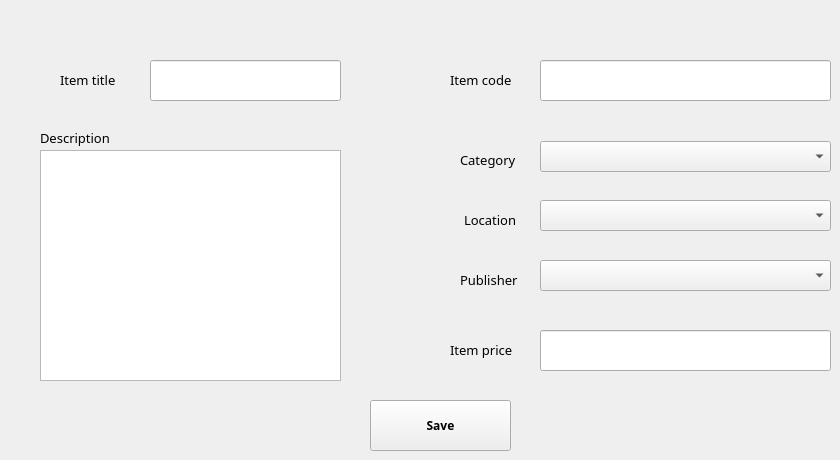
      <widget class="QWidget" name="tab_5">
       <attribute name="title">
        <string>Add new Item</string>
       </attribute>
       <widget class="QLineEdit" name="lineEdit_2">
        <property name="geometry">
         <rect>
          <x>150</x>
          <y>60</y>
          <width>191</width>
          <height>41</height>
         </rect>
        </property>
       </widget>
       <widget class="QLineEdit" name="lineEdit_3">
        <property name="geometry">
         <rect>
          <x>540</x>
          <y>60</y>
          <width>291</width>
          <height>41</height>
         </rect>
        </property>
       </widget>
       <widget class="QComboBox" name="comboBox_3">
        <property name="geometry">
         <rect>
          <x>540</x>
          <y>141</y>
          <width>291</width>
          <height>31</height>
         </rect>
        </property>
       </widget>
       <widget class="QComboBox" name="comboBox_4">
        <property name="geometry">
         <rect>
          <x>540</x>
          <y>200</y>
          <width>291</width>
          <height>31</height>
         </rect>
        </property>
       </widget>
       <widget class="QComboBox" name="comboBox_5">
        <property name="geometry">
         <rect>
          <x>540</x>
          <y>260</y>
          <width>291</width>
          <height>31</height>
         </rect>
        </property>
       </widget>
       <widget class="QLineEdit" name="lineEdit_4">
        <property name="geometry">
         <rect>
          <x>540</x>
          <y>330</y>
          <width>291</width>
          <height>41</height>
         </rect>
        </property>
       </widget>
       <widget class="QPushButton" name="pushButton_7">
        <property name="geometry">
         <rect>
          <x>370</x>
          <y>400</y>
          <width>141</width>
          <height>51</height>
         </rect>
        </property>
        <property name="font">
         <font>
          <family>Noto Serif Armenian</family>
          <pointsize>9</pointsize>
          <weight>75</weight>
          <bold>true</bold>
         </font>
        </property>
        <property name="text">
         <string>Save</string>
        </property>
       </widget>
       <widget class="QLabel" name="label_3">
        <property name="geometry">
         <rect>
          <x>60</x>
          <y>70</y>
          <width>81</width>
          <height>20</height>
         </rect>
        </property>
        <property name="font">
         <font>
          <family>Noto Sans Armenian</family>
          <pointsize>10</pointsize>
          <weight>50</weight>
          <bold>false</bold>
         </font>
        </property>
        <property name="text">
         <string>Item title</string>
        </property>
       </widget>
       <widget class="QLabel" name="label_4">
        <property name="geometry">
         <rect>
          <x>450</x>
          <y>70</y>
          <width>81</width>
          <height>20</height>
         </rect>
        </property>
        <property name="font">
         <font>
          <family>Noto Sans Armenian</family>
          <pointsize>10</pointsize>
          <weight>50</weight>
          <bold>false</bold>
         </font>
        </property>
        <property name="text">
         <string>Item code</string>
        </property>
       </widget>
       <widget class="QLabel" name="label_5">
        <property name="geometry">
         <rect>
          <x>460</x>
          <y>150</y>
          <width>71</width>
          <height>20</height>
         </rect>
        </property>
        <property name="font">
         <font>
          <family>Noto Sans Armenian</family>
          <pointsize>10</pointsize>
          <weight>50</weight>
          <bold>false</bold>
         </font>
        </property>
        <property name="text">
         <string>Category</string>
        </property>
       </widget>
       <widget class="QLabel" name="label_6">
        <property name="geometry">
         <rect>
          <x>464</x>
          <y>210</y>
          <width>71</width>
          <height>20</height>
         </rect>
        </property>
        <property name="font">
         <font>
          <family>Noto Serif Armenian</family>
          <pointsize>10</pointsize>
          <weight>50</weight>
          <bold>false</bold>
         </font>
        </property>
        <property name="text">
         <string>Location</string>
        </property>
       </widget>
       <widget class="QLabel" name="label_7">
        <property name="geometry">
         <rect>
          <x>460</x>
          <y>270</y>
          <width>71</width>
          <height>20</height>
         </rect>
        </property>
        <property name="font">
         <font>
          <family>Noto Serif Armenian</family>
          <pointsize>10</pointsize>
          <weight>50</weight>
          <bold>false</bold>
         </font>
        </property>
        <property name="text">
         <string>Publisher</string>
        </property>
       </widget>
       <widget class="QLabel" name="label_8">
        <property name="geometry">
         <rect>
          <x>450</x>
          <y>340</y>
          <width>81</width>
          <height>20</height>
         </rect>
        </property>
        <property name="font">
         <font>
          <family>Noto Sans Armenian</family>
          <pointsize>10</pointsize>
          <weight>50</weight>
          <bold>false</bold>
         </font>
        </property>
        <property name="text">
         <string>Item price</string>
        </property>
       </widget>
       <widget class="QTextEdit" name="textEdit">
        <property name="geometry">
         <rect>
          <x>40</x>
          <y>150</y>
          <width>301</width>
          <height>231</height>
         </rect>
        </property>
       </widget>
       <widget class="QLabel" name="label_36">
        <property name="geometry">
         <rect>
          <x>40</x>
          <y>130</y>
          <width>91</width>
          <height>16</height>
         </rect>
        </property>
        <property name="font">
         <font>
          <family>Noto Sans Armenian</family>
          <pointsize>10</pointsize>
          <weight>50</weight>
          <bold>false</bold>
         </font>
        </property>
        <property name="text">
         <string>Description</string>
        </property>
       </widget>
      </widget>
